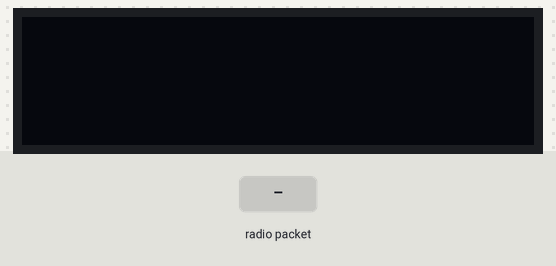
This sketch was run on a simulated STM32 Blue Pill. On the bench: 128×32 one-colour display. The inputs (shaded band) are chosen by the test bench. The display library's start-up logo is not drawn; no radio packets arrive unless stated; what the sketch prints to the serial monitor is not drawn.

Above: at 3.2 s.
3.3 s: radio packet "1" arrives
At 4.5 s:
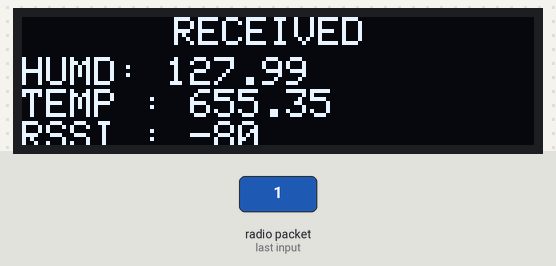
4.8 s: radio packet "0" arrives
At 5.8 s:
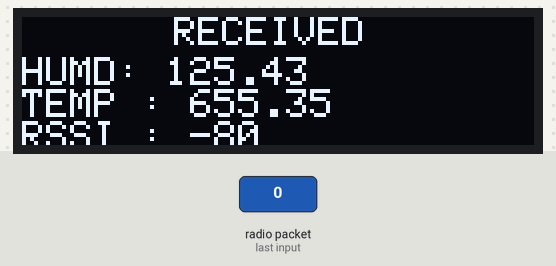
6.3 s: radio packet "2" arrives
At 6.9 s:
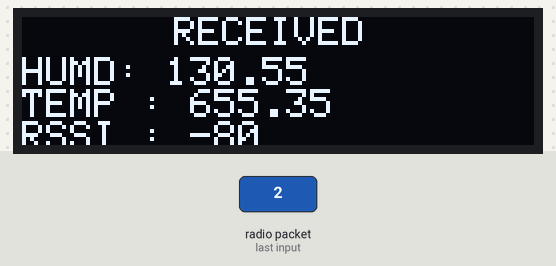
Timing chart, 0 to 9.3 s (numbered marks = the images above; inputs shaded):
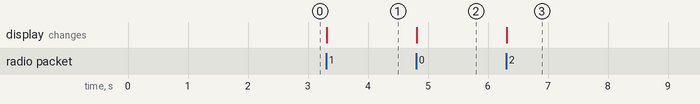

The sketch:

SX1276_DHT11_SSD1306_RECEIVER.ino
```cpp
#include <SPI.h>
#include <LoRa.h>
#include <Wire.h>
#include <Adafruit_GFX.h>
#include <Adafruit_SSD1306.h>

#define SCREEN_WIDTH 128 // OLED display width, in pixels
#define SCREEN_HEIGHT 32 // OLED display height, in pixels

#define OLED_RESET     -1 // Reset pin # (or -1 if sharing Arduino reset pin)
Adafruit_SSD1306 display(SCREEN_WIDTH, SCREEN_HEIGHT, &Wire, OLED_RESET);

#define NSS_PIN PA4
#define RESET_PIN PB0
#define DIO0_PIN PA1

void setup() {
  pinMode(NSS_PIN, OUTPUT);
  digitalWrite(NSS_PIN, HIGH); // NSS 핀을 비활성화 상태로 설정

  pinMode(RESET_PIN, OUTPUT);
  digitalWrite(RESET_PIN, HIGH); // 모듈 리셋 핀 초기화

  LoRa.setPins(NSS_PIN, RESET_PIN, DIO0_PIN);
  LoRa.setTxPower(20);

  Serial.begin(9600);

  if (!LoRa.begin(923100000)) {
    Serial.println("Starting LoRa failed!");
    while (1);
  }


  if(!display.begin(SSD1306_SWITCHCAPVCC, 0x3C)) { // Address 0x3C for 128x32
    Serial.println(F("SSD1306 allocation failed"));
    for(;;);
  }

  display.display(); // 빈 화면 표시
  delay(2000);  // 2초 대기
  display.clearDisplay(); // 디스플레이 지우기
}

void loop() {
  int packetSize = LoRa.parsePacket();

  if (packetSize > 0) {
    byte a = LoRa.read();
    byte b = LoRa.read();
    byte c = LoRa.read();
    byte d = LoRa.read();

    float h = (a<<8|b)/100.0;
    float t = (c<<8|d)/100.0;

    Serial.print("RSSI ");
    Serial.println(LoRa.packetRssi());
    Serial.print("습도 :");
    Serial.print(h);
    Serial.print(", 온도=");
    Serial.println(t);

    display.clearDisplay(); // 디스플레이 지우기
    display.setTextSize(1);      // Normal 1:1 pixel scale
    display.setTextColor(SSD1306_WHITE); // 흰색 텍스트
    display.setCursor(38,0);     // Start at top-left corner

    display.println("RECEIVED");

    display.setTextSize(1);      // 2X 스케일
    display.setTextColor(SSD1306_WHITE);
    display.setCursor(0, 10);
    display.print("HUMD: ");
    display.println(h);
    display.print("TEMP : ");
    display.println(t);
    display.print("RSSI : ");
    display.println(LoRa.packetRssi());


    display.display(); // 디스플레이 업데이트
  }
}
```

Measured:
- after the input at 3.3 s, the display: changes at once (image 1)
- after the input at 4.8 s, the display: changes at once (image 2)
- after the input at 6.3 s, the display: changes at once (image 3)
